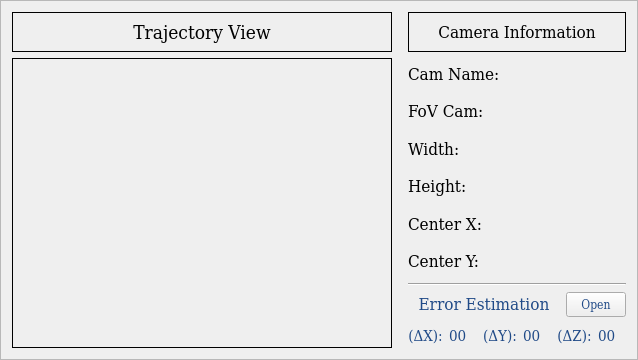
          <widget class="QFrame" name="frame_2">
           <property name="frameShape">
            <enum>QFrame::StyledPanel</enum>
           </property>
           <property name="frameShadow">
            <enum>QFrame::Raised</enum>
           </property>
           <layout class="QHBoxLayout" name="horizontalLayout">
            <item>
             <layout class="QVBoxLayout" name="verticalLayout_9">
              <item>
               <widget class="QLabel" name="label_3">
                <property name="minimumSize">
                 <size>
                  <width>0</width>
                  <height>40</height>
                 </size>
                </property>
                <property name="font">
                 <font>
                  <family>DejaVu Serif Condensed</family>
                  <pointsize>14</pointsize>
                 </font>
                </property>
                <property name="frameShape">
                 <enum>QFrame::Box</enum>
                </property>
                <property name="text">
                 <string>Trajectory View</string>
                </property>
                <property name="alignment">
                 <set>Qt::AlignCenter</set>
                </property>
               </widget>
              </item>
              <item>
               <widget class="QLabel" name="labelTrajectory">
                <property name="sizePolicy">
                 <sizepolicy hsizetype="Fixed" vsizetype="Preferred">
                  <horstretch>0</horstretch>
                  <verstretch>0</verstretch>
                 </sizepolicy>
                </property>
                <property name="minimumSize">
                 <size>
                  <width>380</width>
                  <height>290</height>
                 </size>
                </property>
                <property name="maximumSize">
                 <size>
                  <width>380</width>
                  <height>290</height>
                 </size>
                </property>
                <property name="frameShape">
                 <enum>QFrame::Box</enum>
                </property>
                <property name="text">
                 <string/>
                </property>
                <property name="alignment">
                 <set>Qt::AlignCenter</set>
                </property>
               </widget>
              </item>
             </layout>
            </item>
            <item>
             <spacer name="horizontalSpacer">
              <property name="orientation">
               <enum>Qt::Horizontal</enum>
              </property>
              <property name="sizeType">
               <enum>QSizePolicy::Fixed</enum>
              </property>
              <property name="sizeHint" stdset="0">
               <size>
                <width>10</width>
                <height>20</height>
               </size>
              </property>
             </spacer>
            </item>
            <item>
             <layout class="QVBoxLayout" name="verticalLayout_10">
              <item>
               <widget class="QLabel" name="label_17">
                <property name="sizePolicy">
                 <sizepolicy hsizetype="Preferred" vsizetype="Fixed">
                  <horstretch>0</horstretch>
                  <verstretch>0</verstretch>
                 </sizepolicy>
                </property>
                <property name="minimumSize">
                 <size>
                  <width>0</width>
                  <height>40</height>
                 </size>
                </property>
                <property name="font">
                 <font>
                  <family>DejaVu Serif Condensed</family>
                  <pointsize>13</pointsize>
                  <underline>false</underline>
                  <kerning>false</kerning>
                 </font>
                </property>
                <property name="frameShape">
                 <enum>QFrame::Box</enum>
                </property>
                <property name="text">
                 <string>Camera Information</string>
                </property>
                <property name="alignment">
                 <set>Qt::AlignCenter</set>
                </property>
               </widget>
              </item>
              <item>
               <layout class="QGridLayout" name="gridLayout">
                <item row="2" column="0">
                 <widget class="QLabel" name="label_20">
                  <property name="minimumSize">
                   <size>
                    <width>0</width>
                    <height>25</height>
                   </size>
                  </property>
                  <property name="font">
                   <font>
                    <family>DejaVu Serif Condensed</family>
                    <pointsize>13</pointsize>
                   </font>
                  </property>
                  <property name="lineWidth">
                   <number>1</number>
                  </property>
                  <property name="text">
                   <string>Width:</string>
                  </property>
                 </widget>
                </item>
                <item row="4" column="1">
                 <widget class="QLabel" name="imgIcx">
                  <property name="minimumSize">
                   <size>
                    <width>0</width>
                    <height>25</height>
                   </size>
                  </property>
                  <property name="font">
                   <font>
                    <family>DejaVu Serif Condensed</family>
                    <pointsize>14</pointsize>
                   </font>
                  </property>
                  <property name="lineWidth">
                   <number>1</number>
                  </property>
                  <property name="text">
                   <string/>
                  </property>
                 </widget>
                </item>
                <item row="5" column="1">
                 <widget class="QLabel" name="imgIcy">
                  <property name="minimumSize">
                   <size>
                    <width>0</width>
                    <height>25</height>
                   </size>
                  </property>
                  <property name="font">
                   <font>
                    <family>DejaVu Serif Condensed</family>
                    <pointsize>14</pointsize>
                   </font>
                  </property>
                  <property name="lineWidth">
                   <number>1</number>
                  </property>
                  <property name="text">
                   <string/>
                  </property>
                 </widget>
                </item>
                <item row="4" column="0">
                 <widget class="QLabel" name="label_24">
                  <property name="minimumSize">
                   <size>
                    <width>0</width>
                    <height>25</height>
                   </size>
                  </property>
                  <property name="font">
                   <font>
                    <family>DejaVu Serif Condensed</family>
                    <pointsize>13</pointsize>
                   </font>
                  </property>
                  <property name="lineWidth">
                   <number>1</number>
                  </property>
                  <property name="text">
                   <string>Center X:</string>
                  </property>
                 </widget>
                </item>
                <item row="5" column="0">
                 <widget class="QLabel" name="label_25">
                  <property name="minimumSize">
                   <size>
                    <width>0</width>
                    <height>25</height>
                   </size>
                  </property>
                  <property name="font">
                   <font>
                    <family>DejaVu Serif Condensed</family>
                    <pointsize>13</pointsize>
                   </font>
                  </property>
                  <property name="lineWidth">
                   <number>1</number>
                  </property>
                  <property name="text">
                   <string>Center Y:</string>
                  </property>
                 </widget>
                </item>
                <item row="1" column="0">
                 <widget class="QLabel" name="label_23">
                  <property name="minimumSize">
                   <size>
                    <width>0</width>
                    <height>25</height>
                   </size>
                  </property>
                  <property name="font">
                   <font>
                    <family>DejaVu Serif Condensed</family>
                    <pointsize>13</pointsize>
                   </font>
                  </property>
                  <property name="lineWidth">
                   <number>1</number>
                  </property>
                  <property name="text">
                   <string>FoV Cam:</string>
                  </property>
                 </widget>
                </item>
                <item row="1" column="1">
                 <widget class="QLabel" name="labelFoV">
                  <property name="minimumSize">
                   <size>
                    <width>0</width>
                    <height>25</height>
                   </size>
                  </property>
                  <property name="font">
                   <font>
                    <family>DejaVu Serif Condensed</family>
                    <pointsize>13</pointsize>
                   </font>
                  </property>
                  <property name="lineWidth">
                   <number>1</number>
                  </property>
                  <property name="text">
                   <string/>
                  </property>
                 </widget>
                </item>
                <item row="2" column="1">
                 <widget class="QLabel" name="imgWidth">
                  <property name="minimumSize">
                   <size>
                    <width>0</width>
                    <height>25</height>
                   </size>
                  </property>
                  <property name="font">
                   <font>
                    <family>DejaVu Serif Condensed</family>
                    <pointsize>14</pointsize>
                   </font>
                  </property>
                  <property name="lineWidth">
                   <number>1</number>
                  </property>
                  <property name="text">
                   <string/>
                  </property>
                 </widget>
                </item>
                <item row="3" column="1">
                 <widget class="QLabel" name="imgHeight">
                  <property name="minimumSize">
                   <size>
                    <width>0</width>
                    <height>25</height>
                   </size>
                  </property>
                  <property name="font">
                   <font>
                    <family>DejaVu Serif Condensed</family>
                    <pointsize>14</pointsize>
                   </font>
                  </property>
                  <property name="lineWidth">
                   <number>1</number>
                  </property>
                  <property name="text">
                   <string/>
                  </property>
                 </widget>
                </item>
                <item row="3" column="0">
                 <widget class="QLabel" name="label_21">
                  <property name="minimumSize">
                   <size>
                    <width>0</width>
                    <height>25</height>
                   </size>
                  </property>
                  <property name="font">
                   <font>
                    <family>DejaVu Serif Condensed</family>
                    <pointsize>13</pointsize>
                   </font>
                  </property>
                  <property name="lineWidth">
                   <number>1</number>
                  </property>
                  <property name="text">
                   <string>Height:</string>
                  </property>
                 </widget>
                </item>
                <item row="0" column="0">
                 <widget class="QLabel" name="label_19">
                  <property name="minimumSize">
                   <size>
                    <width>0</width>
                    <height>25</height>
                   </size>
                  </property>
                  <property name="font">
                   <font>
                    <family>DejaVu Serif Condensed</family>
                    <pointsize>13</pointsize>
                   </font>
                  </property>
                  <property name="lineWidth">
                   <number>1</number>
                  </property>
                  <property name="text">
                   <string>Cam Name:</string>
                  </property>
                 </widget>
                </item>
                <item row="0" column="1">
                 <widget class="QLabel" name="labelTypeCamera">
                  <property name="minimumSize">
                   <size>
                    <width>0</width>
                    <height>25</height>
                   </size>
                  </property>
                  <property name="font">
                   <font>
                    <family>DejaVu Serif Condensed</family>
                    <pointsize>13</pointsize>
                    <underline>false</underline>
                   </font>
                  </property>
                  <property name="lineWidth">
                   <number>1</number>
                  </property>
                  <property name="text">
                   <string/>
                  </property>
                 </widget>
                </item>
               </layout>
              </item>
              <item>
               <widget class="Line" name="line">
                <property name="orientation">
                 <enum>Qt::Horizontal</enum>
                </property>
               </widget>
              </item>
              <item>
               <layout class="QHBoxLayout" name="horizontalLayout_36">
                <item>
                 <widget class="QLabel" name="label">
                  <property name="maximumSize">
                   <size>
                    <width>16777215</width>
                    <height>30</height>
                   </size>
                  </property>
                  <property name="font">
                   <font>
                    <family>DejaVu Serif Condensed</family>
                    <pointsize>13</pointsize>
                   </font>
                  </property>
                  <property name="styleSheet">
                   <string notr="true">color: rgb(32, 74, 135);</string>
                  </property>
                  <property name="text">
                   <string>Error Estimation</string>
                  </property>
                  <property name="alignment">
                   <set>Qt::AlignCenter</set>
                  </property>
                 </widget>
                </item>
                <item>
                 <widget class="QPushButton" name="pushButton">
                  <property name="sizePolicy">
                   <sizepolicy hsizetype="Fixed" vsizetype="Fixed">
                    <horstretch>0</horstretch>
                    <verstretch>0</verstretch>
                   </sizepolicy>
                  </property>
                  <property name="minimumSize">
                   <size>
                    <width>40</width>
                    <height>25</height>
                   </size>
                  </property>
                  <property name="maximumSize">
                   <size>
                    <width>60</width>
                    <height>16777215</height>
                   </size>
                  </property>
                  <property name="font">
                   <font>
                    <family>DejaVu Serif Condensed</family>
                   </font>
                  </property>
                  <property name="styleSheet">
                   <string notr="true">color: rgb(32, 74, 135);</string>
                  </property>
                  <property name="text">
                   <string>Open</string>
                  </property>
                 </widget>
                </item>
               </layout>
              </item>
              <item>
               <layout class="QHBoxLayout" name="horizontalLayout_25">
                <item>
                 <widget class="QLabel" name="label_10">
                  <property name="minimumSize">
                   <size>
                    <width>0</width>
                    <height>25</height>
                   </size>
                  </property>
                  <property name="maximumSize">
                   <size>
                    <width>16777215</width>
                    <height>25</height>
                   </size>
                  </property>
                  <property name="font">
                   <font>
                    <family>DejaVu Serif Condensed</family>
                    <pointsize>11</pointsize>
                   </font>
                  </property>
                  <property name="styleSheet">
                   <string notr="true">color: rgb(32, 74, 135);</string>
                  </property>
                  <property name="text">
                   <string>(ΔX):</string>
                  </property>
                  <property name="alignment">
                   <set>Qt::AlignCenter</set>
                  </property>
                 </widget>
                </item>
                <item>
                 <widget class="QLabel" name="errDeltaX">
                  <property name="minimumSize">
                   <size>
                    <width>28</width>
                    <height>25</height>
                   </size>
                  </property>
                  <property name="maximumSize">
                   <size>
                    <width>16777215</width>
                    <height>25</height>
                   </size>
                  </property>
                  <property name="font">
                   <font>
                    <family>DejaVu Serif Condensed</family>
                    <pointsize>11</pointsize>
                   </font>
                  </property>
                  <property name="styleSheet">
                   <string notr="true">color: rgb(32, 74, 135);</string>
                  </property>
                  <property name="text">
                   <string>00</string>
                  </property>
                 </widget>
                </item>
                <item>
                 <widget class="QLabel" name="label_46">
                  <property name="minimumSize">
                   <size>
                    <width>0</width>
                    <height>25</height>
                   </size>
                  </property>
                  <property name="maximumSize">
                   <size>
                    <width>16777215</width>
                    <height>25</height>
                   </size>
                  </property>
                  <property name="font">
                   <font>
                    <family>DejaVu Serif Condensed</family>
                    <pointsize>11</pointsize>
                   </font>
                  </property>
                  <property name="styleSheet">
                   <string notr="true">color: rgb(32, 74, 135);</string>
                  </property>
                  <property name="text">
                   <string>(ΔY):</string>
                  </property>
                  <property name="alignment">
                   <set>Qt::AlignCenter</set>
                  </property>
                 </widget>
                </item>
                <item>
                 <widget class="QLabel" name="errDeltaY">
                  <property name="minimumSize">
                   <size>
                    <width>28</width>
                    <height>25</height>
                   </size>
                  </property>
                  <property name="maximumSize">
                   <size>
                    <width>16777215</width>
                    <height>25</height>
                   </size>
                  </property>
                  <property name="font">
                   <font>
                    <family>DejaVu Serif Condensed</family>
                    <pointsize>11</pointsize>
                   </font>
                  </property>
                  <property name="styleSheet">
                   <string notr="true">color: rgb(32, 74, 135);</string>
                  </property>
                  <property name="text">
                   <string>00</string>
                  </property>
                 </widget>
                </item>
                <item>
                 <widget class="QLabel" name="label_30">
                  <property name="minimumSize">
                   <size>
                    <width>0</width>
                    <height>25</height>
                   </size>
                  </property>
                  <property name="maximumSize">
                   <size>
                    <width>16777215</width>
                    <height>25</height>
                   </size>
                  </property>
                  <property name="font">
                   <font>
                    <family>DejaVu Serif Condensed</family>
                    <pointsize>11</pointsize>
                   </font>
                  </property>
                  <property name="styleSheet">
                   <string notr="true">color: rgb(32, 74, 135);</string>
                  </property>
                  <property name="text">
                   <string>(ΔZ):</string>
                  </property>
                  <property name="alignment">
                   <set>Qt::AlignCenter</set>
                  </property>
                 </widget>
                </item>
                <item>
                 <widget class="QLabel" name="errDeltaZ">
                  <property name="minimumSize">
                   <size>
                    <width>28</width>
                    <height>25</height>
                   </size>
                  </property>
                  <property name="maximumSize">
                   <size>
                    <width>16777215</width>
                    <height>25</height>
                   </size>
                  </property>
                  <property name="font">
                   <font>
                    <family>DejaVu Serif Condensed</family>
                    <pointsize>11</pointsize>
                   </font>
                  </property>
                  <property name="styleSheet">
                   <string notr="true">color: rgb(32, 74, 135);</string>
                  </property>
                  <property name="text">
                   <string>00</string>
                  </property>
                 </widget>
                </item>
               </layout>
              </item>
             </layout>
            </item>
           </layout>
          </widget>
